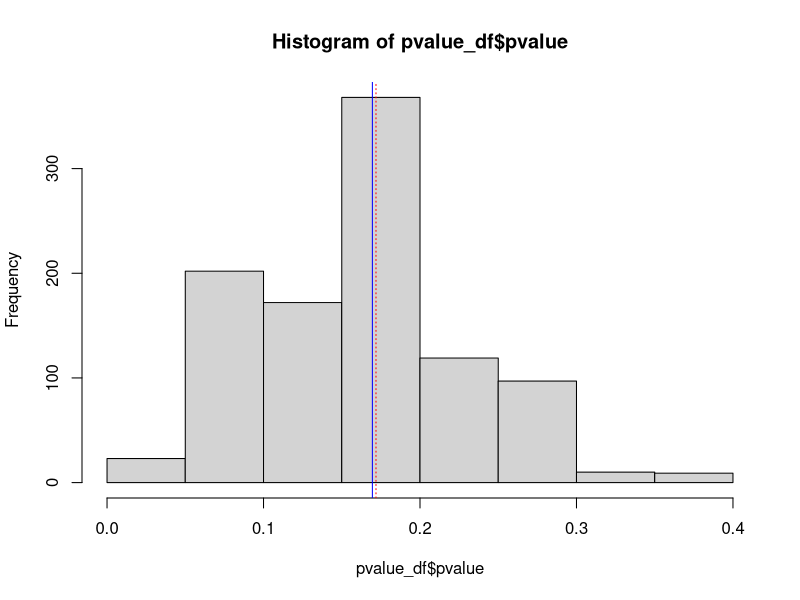

This chart was generated by the following R code:
#the following function creates a df of coin tosses of various trials
coin_toss<-function(sample_size=3,trial_length=10){
  
  tally_df<-matrix(ncol=3,nrow=sample_size)
  tally_df<-as.data.frame(tally_df)
  names(tally_df)<-c('heads','tails','average')
  
    for(i in 1:sample_size){
      trial<-rbinom(trial_length,1,.5)
      #print(trial)
      average<-mean(trial)
      h<-sum(trial)
      t<-trial_length-h
      #print(i)
      #print(h)
      #print(t)
      tally_df[i,]<-(cbind(h,t,average))
    }
  return(tally_df)  
}

tally_df<-coin_toss(100,10)

#using coin_toss(), simulate many samples and create a vector of probabilities of 'heads'=3
simulate_coin_toss<-function(sims=5,sample_size=3,trial_length=10,heads=3){
  
  #pvalue_df<-vector(length=sims)
  pvalue_df<-as.data.frame(matrix(nrow=sims,ncol=2))
  names(pvalue_df)<-c('pvalue','success_count')
  for (j in 1:sims){ 
    tally_df<-coin_toss(sample_size = sample_size,trial_length = trial_length)
    pvalue_df[j,1]<-length(tally_df$heads[tally_df$heads<=heads])/nrow(tally_df)
    pvalue_df[j,2]<-length(tally_df$heads[tally_df$heads<=heads])

  }
  return(pvalue_df)
}
heads=3
pvalue_df<-simulate_coin_toss(sims=1000,sample_size=30,trial_length=10,heads=heads)
mean(pvalue_df$pvalue) #calculates average cumulative probablity of a given number of heads/trials
hist(pvalue_df$pvalue)
abline(v=mean(pvalue_df$pvalue),col='blue')
abline(v=pbinom(heads,10,.5),col='red',lty=3) #plots verticle line of exact cumulative  prob of heads/trials

1*(1-pbinom(17,25,.5)) #this computes one tailed test
binom.test(x=c(18,7),p=.5,alternative = ("l")) #here c(18,7) refelct success and failures, 'l' is less for one tailed
binom.test(x=3,n=10,p=.5,alternative = c("l")) #here x=3,n=10 reflect success and trials, 'l' is less for one tailed


# You can run coin_toss with 1000 sim to get a normal distribution of flips.  Plot abline with .05 or .025 for two tailed to see where 
#1-pbinom(heads-1,10,.5) falls in terms of significance.

#so, my simulation of simulate_coint_toss will estimate how often 3/10 heads shows up
# and then you count the ways heads was 3 or less divide by total number of coin tosses.
#that is the p-value for a one tailed test. 

library(dplyr)
exp<-list(5,5)
obs<-list(2,8)
dbinom(2,10,.5)  #this analytically calculates the probability
mean(rbinom(1000,10,.3)==2)
out<-as.integer()
for (i in 1:length(obs)){
  
  out[i]<-(as.numeric(obs[i])-as.numeric(exp[i]))^2  #squaring the differences
  #print(out[i])
}
thresh<-sum(out)  #sum of squares
